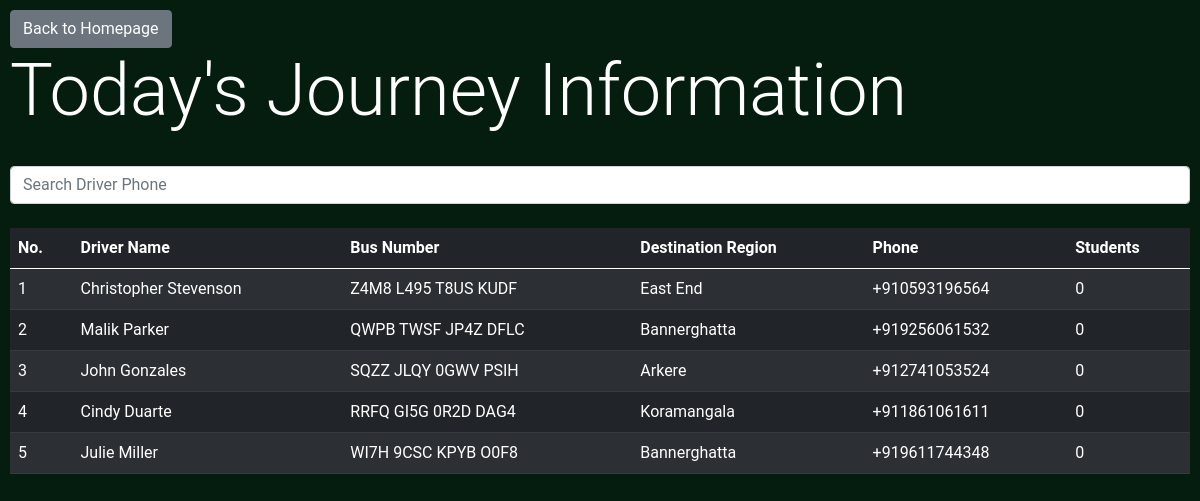
/admin/get_journey_info (signed in), run on an earlier commit of the app's database.
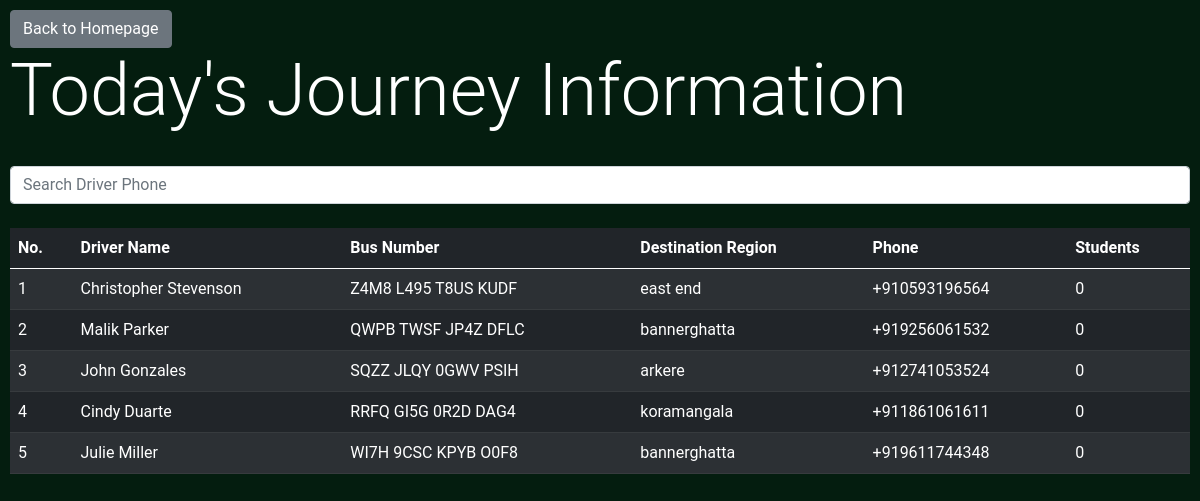
And on a later commit of the database.
### BusManager/models.py (models this page shows, shortened)
class DriverModel(db.Model):
	id = db.Column(db.Integer, primary_key=True)
	name = db.Column(db.String)
	phone = db.Column(db.String)
	bus_number = db.Column(db.String)
	location = db.relationship('LocationModel', secondary=driver_location_association, backref=db.backref('drivers', lazy='dynamic'))
	license_number  = db.Column(db.String)
	experience = db.Column(db.Integer) #Accept in terms of years
	average_rating = db.Column(db.Float) #1-5 Stars (decimal -> resolve in frontend)
	total_ratings = db.Column(db.Integer)
	rating_count = db.Column(db.Integer)
	profile_image = db.Column(db.String) #RawBytes or Hosted Location???
	is_verified = db.Column(db.Boolean)
	phone_verified = db.Column(db.Boolean)
	journeys = db.relationship('JourneyModel', backref='driver')

class LocationModel(db.Model):
	id = db.Column(db.Integer, primary_key=True)
	location_name = db.Column(db.String)

### BusManager/admin/routes.py (the view)
@admin.route('/get_journey_info')
@login_required
def get_journey_info():
	data = []
	drivers = DriverModel.query.all()
	for driver in drivers:
		jn = 0
		for journey in driver.journeys:
			if(journey.timestamp.day == datetime.datetime.utcnow().day):
				jn += 1
		data.append({'driver': driver, 'students': jn})
	return render_template('journey_info.html', title='Journey Information', data=data)

### BusManager/models.py (called while the page is built)
@login_manager.user_loader
def load_user(user_id):
    return AdminUser.query.get(int(user_id))

### BusManager/templates/journey_info.html (shortened to what this page needs)
{% extends 'bs_layout.html' %}
{% block content %}
<a class="btn btn-secondary" href="{{url_for('admin.admin_home')}}">Back to Homepage</a>
<h1 class='display-2'>Today's Journey Information</h1>
<br>
<input type="text" id="searchbar" class="form-control" placeholder="Search Driver Phone" onkeyup="tableFilterer(4)"><br>
<table class="table table-striped table-dark" id="tbl">
  <thead>
    <tr>
    <th scope="col">No.</th>
      <th scope="col">Driver Name</th>
	  <th scope="col">Bus Number</th>
     <th scope="col">Destination Region</th>
      <th scope="col">Phone</th>
	  <th scope="col">Students</th>
    </tr>
  </thead>
  <tbody id='tbdy'>
    {% for e in data %}
      <tr onclick="getDetails({{e['driver'].id}})">
        <td>{{loop.index}}</td>
        <td>{{e['driver'].name}}</td>
        <td>{{e['driver'].bus_number}}</td>
        <td>{{e['driver'].location[0].location_name}}</td>
        <td class='phn'>{{e['driver'].phone}}</td>
        <td>{{e['students']}}</td>
      </tr>
    {% endfor %}
  </tbody>
</table>
{% endblock content %}

### BusManager/templates/bs_layout.html (shortened to what this page needs)
<!doctype html>
<html lang="en">
  <head>
    <link href="https://cdn.jsdelivr.net/npm/bootstrap@5.0.0-beta1/dist/css/bootstrap.min.css" rel="stylesheet">
<link rel="stylesheet" href="{{url_for('static', filename='main.css')}}">
  </head>
  <body>
	{% block content %}
	{% endblock content %}
  </body>
</html>

### BusManager/static/main.css (style rules this page uses)
body { background-color: rgb(4, 29, 15); color: white; padding: 10px; font-family: 'Roboto', sans-serif; }

What changed in the data, as far as the page shows it:
changed LocationModel: driver "East End" → "east end"
changed LocationModel: driver "Bannerghatta" → "bannerghatta"
changed LocationModel: driver "Arkere" → "arkere"
changed LocationModel: driver "Koramangala" → "koramangala"
